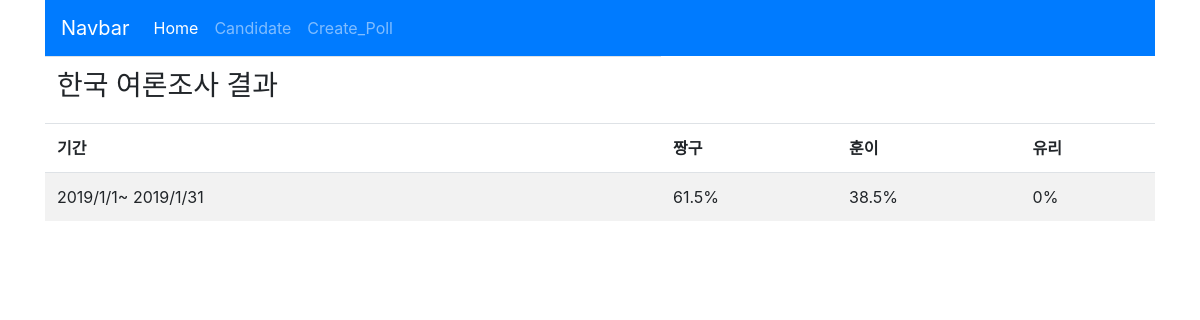
Page /candidate/areas/한국/results on the earlier database version.
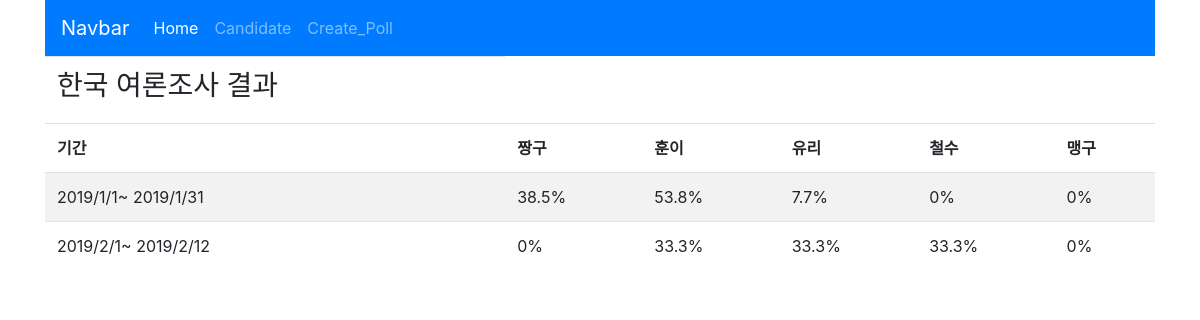
Same page on the later database version.
### elections/models.py (models this page shows, shortened)
class Candidate(models.Model):
    name = models.CharField(max_length=10)
    introduction = models.TextField()
    area = models.CharField(max_length=15)
    party_number = models.IntegerField(default=1)

### elections/views.py (the view)
# urls.py: re_path('candidate/areas/(?P<area>.+)/results$', views.results),
def results(request, area):
    candidates = Candidate.objects.filter(area = area)
    polls = Poll.objects.filter(area = area)
    poll_result = []
    for poll in polls:
        result = {}
        result['start_date'] = poll.start_date
        result['end_date'] = poll.end_date
        total_votes = Choice.objects.filter(poll_id = poll.id).aggregate(Sum('votes'))
        result['total_votes'] = total_votes['votes__sum']
        rates = []
        for candidate in candidates:
            try:
                choice = Choice.objects.get(poll_id = poll.id, candidate_id = candidate.id)
                rates.append(round(choice.votes * 100 / result['total_votes'], 1))
            except:
                rates.append(0)
        result['rates'] = rates
        poll_result.append(result)
    context = {'candidates': candidates, 'area': area, 'poll_result': poll_result}
    return render(request, 'elections/result.html', context)

### elections/templates/elections/result.html (shortened to what this page needs)
{% extends "elections/layout.html" %}
{% block content %}
<table class="table table-striped">
    <thead>
    <tr>
        <td><h3>{{area}} 여론조사 결과</h3></td>
    </tr>
    <tr>
        <td><B>기간</B></td>
        {% for candidate in candidates %}
        <td><B>{{candidate.name}}</B></td>
        {% endfor %}
    </tr>
    </thead>
    <tbody>
    {% for result in poll_result %}
    <tr>
        <td>
            {{result.start_date.year}}/{{result.start_date.month}}/{{result.start_date.day}}~
            {{result.end_date.year}}/{{result.end_date.month}}/{{result.end_date.day}}
        </td>
        {% for rate in result.rates %}
        <td> {{rate}}%</td>
        {% endfor %}
    </tr>
    {% endfor %}
</table>
{% endblock %}

Differences in the rows shown:
added Candidate: name "철수"
added Candidate: name "맹구"
Other differences:
list line gone: "61.5 %"
new list line: "53.8 % 7.7 % 0 %"
new list line: "2019 / 2 / 1 ~ 2019 / 2 / 12 0 % 33.3 % 33.3 % 33.3 % 0 %"
